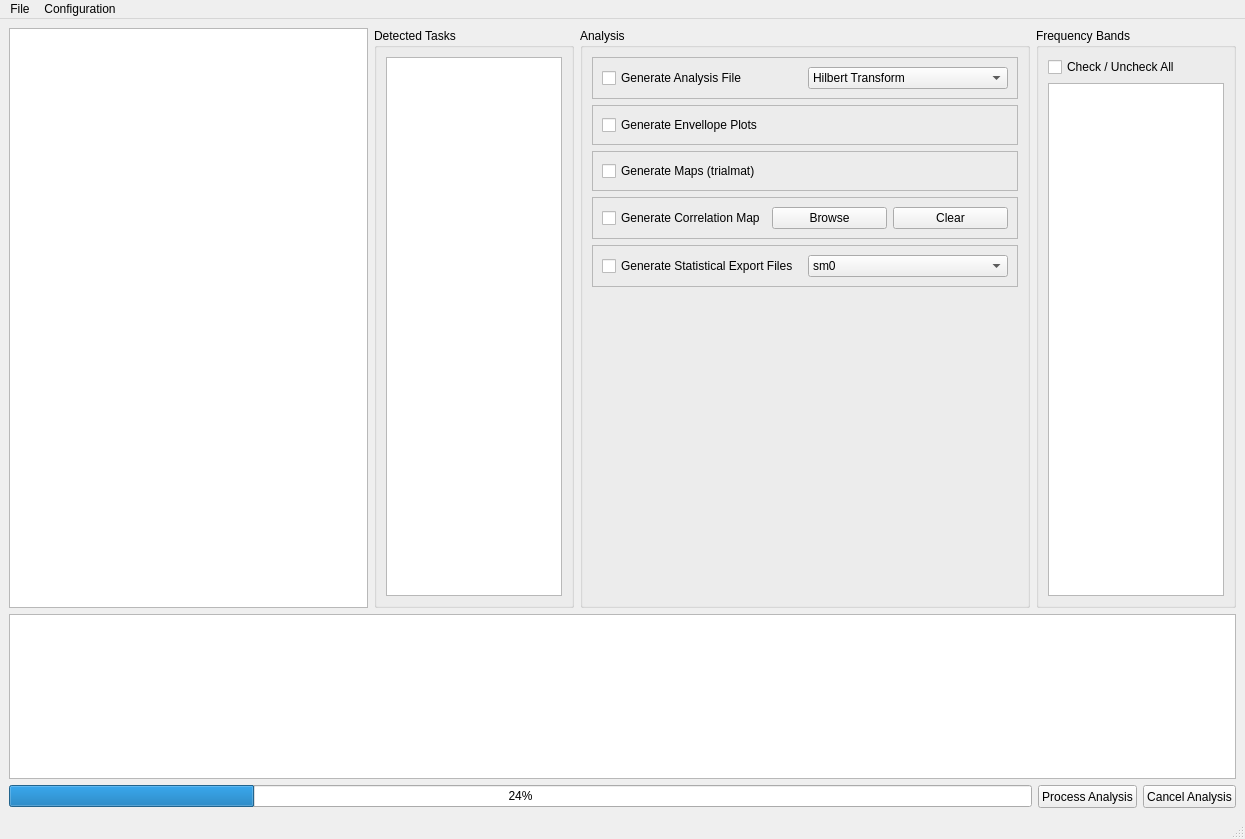
<?xml version="1.0" encoding="UTF-8"?>
<ui version="4.0">
 <class>Bidsalyzer</class>
 <widget class="QMainWindow" name="Bidsalyzer">
  <property name="geometry">
   <rect>
    <x>0</x>
    <y>0</y>
    <width>1245</width>
    <height>839</height>
   </rect>
  </property>
  <property name="windowTitle">
   <string>Bidsalyzer</string>
  </property>
  <widget class="QWidget" name="centralwidget">
   <layout class="QGridLayout" name="gridLayout">
    <item row="0" column="0">
     <widget class="QTreeView" name="FileTreeDeselectableView">
      <property name="sizePolicy">
       <sizepolicy hsizetype="Expanding" vsizetype="Expanding">
        <horstretch>0</horstretch>
        <verstretch>0</verstretch>
       </sizepolicy>
      </property>
      <property name="minimumSize">
       <size>
        <width>0</width>
        <height>0</height>
       </size>
      </property>
      <property name="maximumSize">
       <size>
        <width>16777215</width>
        <height>16777215</height>
       </size>
      </property>
      <property name="selectionMode">
       <enum>QAbstractItemView::ExtendedSelection</enum>
      </property>
     </widget>
    </item>
    <item row="0" column="1">
     <widget class="QGroupBox" name="groupBox_2">
      <property name="minimumSize">
       <size>
        <width>200</width>
        <height>0</height>
       </size>
      </property>
      <property name="maximumSize">
       <size>
        <width>200</width>
        <height>16777215</height>
       </size>
      </property>
      <property name="title">
       <string>Detected Tasks</string>
      </property>
      <layout class="QHBoxLayout" name="horizontalLayout">
       <item>
        <widget class="QListWidget" name="LocalizerListWidget">
         <property name="minimumSize">
          <size>
           <width>0</width>
           <height>0</height>
          </size>
         </property>
         <property name="maximumSize">
          <size>
           <width>16777215</width>
           <height>16777215</height>
          </size>
         </property>
        </widget>
       </item>
      </layout>
     </widget>
    </item>
    <item row="0" column="2">
     <widget class="QGroupBox" name="AnalysisGroupBox_3">
      <property name="minimumSize">
       <size>
        <width>450</width>
        <height>0</height>
       </size>
      </property>
      <property name="maximumSize">
       <size>
        <width>450</width>
        <height>16777215</height>
       </size>
      </property>
      <property name="title">
       <string>Analysis</string>
      </property>
      <property name="checkable">
       <bool>false</bool>
      </property>
      <layout class="QVBoxLayout" name="verticalLayout_2">
       <item>
        <widget class="QFrame" name="AnalysisFrame_3">
         <property name="frameShape">
          <enum>QFrame::StyledPanel</enum>
         </property>
         <property name="frameShadow">
          <enum>QFrame::Raised</enum>
         </property>
         <property name="lineWidth">
          <number>0</number>
         </property>
         <layout class="QHBoxLayout" name="horizontalLayout_15">
          <item>
           <widget class="QCheckBox" name="Eeg2envCheckBox_3">
            <property name="text">
             <string>Generate Analysis File</string>
            </property>
           </widget>
          </item>
          <item>
           <widget class="QComboBox" name="AnalysisCcomboBox_3">
            <item>
             <property name="text">
              <string>Hilbert Transform</string>
             </property>
            </item>
           </widget>
          </item>
         </layout>
        </widget>
       </item>
       <item>
        <widget class="QFrame" name="EnvPlotFrame_3">
         <property name="frameShape">
          <enum>QFrame::StyledPanel</enum>
         </property>
         <property name="frameShadow">
          <enum>QFrame::Raised</enum>
         </property>
         <layout class="QHBoxLayout" name="horizontalLayout_16">
          <item>
           <widget class="QCheckBox" name="Env2plotCheckBox_3">
            <property name="layoutDirection">
             <enum>Qt::LeftToRight</enum>
            </property>
            <property name="text">
             <string>Generate Envellope Plots                           </string>
            </property>
           </widget>
          </item>
         </layout>
        </widget>
       </item>
       <item>
        <widget class="QFrame" name="TrialMatFrame_3">
         <property name="frameShape">
          <enum>QFrame::StyledPanel</enum>
         </property>
         <property name="frameShadow">
          <enum>QFrame::Raised</enum>
         </property>
         <layout class="QHBoxLayout" name="horizontalLayout_17">
          <item>
           <widget class="QCheckBox" name="TrialmatCheckBox_3">
            <property name="text">
             <string>Generate Maps (trialmat)</string>
            </property>
           </widget>
          </item>
         </layout>
        </widget>
       </item>
       <item>
        <widget class="QFrame" name="CorrelationMapFrame_3">
         <property name="frameShape">
          <enum>QFrame::StyledPanel</enum>
         </property>
         <property name="frameShadow">
          <enum>QFrame::Raised</enum>
         </property>
         <layout class="QHBoxLayout" name="horizontalLayout_18">
          <item>
           <widget class="QCheckBox" name="CorrelationMapsCheckBox_3">
            <property name="text">
             <string>Generate Correlation Map</string>
            </property>
           </widget>
          </item>
          <item>
           <widget class="QPushButton" name="BrowsePtsButton_3">
            <property name="minimumSize">
             <size>
              <width>0</width>
              <height>0</height>
             </size>
            </property>
            <property name="maximumSize">
             <size>
              <width>16777215</width>
              <height>16777215</height>
             </size>
            </property>
            <property name="text">
             <string>Browse</string>
            </property>
           </widget>
          </item>
          <item>
           <widget class="QPushButton" name="ClearPtsButton_3">
            <property name="minimumSize">
             <size>
              <width>0</width>
              <height>0</height>
             </size>
            </property>
            <property name="maximumSize">
             <size>
              <width>16777215</width>
              <height>16777215</height>
             </size>
            </property>
            <property name="text">
             <string>Clear</string>
            </property>
           </widget>
          </item>
         </layout>
        </widget>
       </item>
       <item>
        <widget class="QFrame" name="StatFileExportFrame_3">
         <property name="frameShape">
          <enum>QFrame::StyledPanel</enum>
         </property>
         <property name="frameShadow">
          <enum>QFrame::Raised</enum>
         </property>
         <layout class="QHBoxLayout" name="horizontalLayout_19">
          <item>
           <widget class="QCheckBox" name="StatFileExportCheckBox_3">
            <property name="text">
             <string>Generate Statistical Export Files</string>
            </property>
           </widget>
          </item>
          <item>
           <widget class="QComboBox" name="StatSmoothingComboBox_3">
            <property name="currentText">
             <string extracomment="0">sm0</string>
            </property>
            <item>
             <property name="text">
              <string>sm0</string>
             </property>
            </item>
            <item>
             <property name="text">
              <string>sm250</string>
             </property>
            </item>
            <item>
             <property name="text">
              <string>sm500</string>
             </property>
            </item>
            <item>
             <property name="text">
              <string>sm1000</string>
             </property>
            </item>
            <item>
             <property name="text">
              <string>sm2500</string>
             </property>
            </item>
            <item>
             <property name="text">
              <string>sm5000</string>
             </property>
            </item>
           </widget>
          </item>
         </layout>
        </widget>
       </item>
       <item>
        <spacer name="verticalSpacer">
         <property name="orientation">
          <enum>Qt::Vertical</enum>
         </property>
         <property name="sizeHint" stdset="0">
          <size>
           <width>20</width>
           <height>40</height>
          </size>
         </property>
        </spacer>
       </item>
      </layout>
     </widget>
    </item>
    <item row="0" column="3">
     <widget class="QGroupBox" name="groupBox">
      <property name="minimumSize">
       <size>
        <width>200</width>
        <height>0</height>
       </size>
      </property>
      <property name="maximumSize">
       <size>
        <width>200</width>
        <height>16777215</height>
       </size>
      </property>
      <property name="title">
       <string>Frequency Bands</string>
      </property>
      <layout class="QVBoxLayout" name="verticalLayout">
       <item>
        <widget class="QCheckBox" name="AllBandsCheckBox_3">
         <property name="minimumSize">
          <size>
           <width>0</width>
           <height>0</height>
          </size>
         </property>
         <property name="maximumSize">
          <size>
           <width>16777215</width>
           <height>16777215</height>
          </size>
         </property>
         <property name="text">
          <string>Check / Uncheck All</string>
         </property>
        </widget>
       </item>
       <item>
        <widget class="QListWidget" name="FrequencyListWidget_3">
         <property name="minimumSize">
          <size>
           <width>0</width>
           <height>0</height>
          </size>
         </property>
         <property name="maximumSize">
          <size>
           <width>16777215</width>
           <height>16777215</height>
          </size>
         </property>
        </widget>
       </item>
      </layout>
     </widget>
    </item>
    <item row="1" column="0" colspan="4">
     <widget class="QTextBrowser" name="messageDisplayer">
      <property name="minimumSize">
       <size>
        <width>0</width>
        <height>0</height>
       </size>
      </property>
      <property name="maximumSize">
       <size>
        <width>16777215</width>
        <height>165</height>
       </size>
      </property>
     </widget>
    </item>
    <item row="2" column="0" colspan="4">
     <layout class="QHBoxLayout" name="BottomHorizontalLayout_3">
      <item>
       <widget class="QProgressBar" name="progressBar_3">
        <property name="value">
         <number>24</number>
        </property>
       </widget>
      </item>
      <item>
       <widget class="QPushButton" name="processButton_3">
        <property name="minimumSize">
         <size>
          <width>87</width>
          <height>23</height>
         </size>
        </property>
        <property name="text">
         <string>Process Analysis</string>
        </property>
       </widget>
      </item>
      <item>
       <widget class="QPushButton" name="cancelButton_3">
        <property name="minimumSize">
         <size>
          <width>87</width>
          <height>23</height>
         </size>
        </property>
        <property name="text">
         <string>Cancel Analysis</string>
        </property>
       </widget>
      </item>
     </layout>
    </item>
   </layout>
  </widget>
  <widget class="QMenuBar" name="menubar">
   <property name="geometry">
    <rect>
     <x>0</x>
     <y>0</y>
     <width>1245</width>
     <height>37</height>
    </rect>
   </property>
   <widget class="QMenu" name="menuFile">
    <property name="title">
     <string>File</string>
    </property>
    <addaction name="actionLoad_BIDS_Subject"/>
   </widget>
   <widget class="QMenu" name="menuConfiguration">
    <property name="title">
     <string>Configuration</string>
    </property>
    <addaction name="actionLocalizers"/>
    <addaction name="actionFrequency_Bands"/>
    <addaction name="actionPictures"/>
    <addaction name="actionStatistics"/>
   </widget>
   <addaction name="menuFile"/>
   <addaction name="menuConfiguration"/>
  </widget>
  <widget class="QStatusBar" name="statusbar"/>
  <action name="actionLoad_BIDS_Subject">
   <property name="text">
    <string>Load BIDS Subject</string>
   </property>
  </action>
  <action name="actionLocalizers">
   <property name="text">
    <string>Localizers</string>
   </property>
  </action>
  <action name="actionFrequency_Bands">
   <property name="text">
    <string>Frequency Bands</string>
   </property>
  </action>
  <action name="actionPictures">
   <property name="text">
    <string>Pictures</string>
   </property>
  </action>
  <action name="actionStatistics">
   <property name="text">
    <string>Statistics</string>
   </property>
  </action>
 </widget>
 <resources/>
 <connections/>
</ui>
